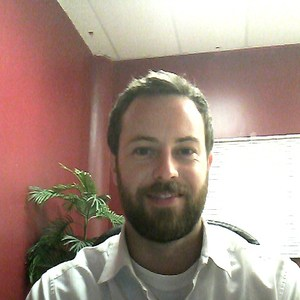
#> input picture image filters]/Mr. B.jpg, 300 x 300 px
$ python main.py
#> lines starting #> are read from the running program, lines starting #| are printed output that depends on the picture
######################################
# Image Filter Project Starter Code  #
#                                    #
#             UTeach CSP             #
#             Brian Ford             #
#                                    #
#              9/20/19               #
#                                    #
######################################


# importing PIL.Image library and os library
from PIL import Image #from PIL import Image
import os
import math

# Deletes old created images if they exist
images = ["combinedFilters.jpg","filter1.jpg","filter2.jpg","filter3.jpg","grey.jpg"]
for i in images:
  if os.path.exists(i):
    os.remove(i)

# Adds two blank lines before any output
print("\n\n")

# Opens image - upload a Local File into repl.it
img = Image.open('Mr. B.jpg')
#> img is the input picture: PIL image 300x300 RGB; mean R, G, B 166.6, 144.8, 134.2

# Rescale image size down, if original is too large
width = img.width
#> width = 300
height = img.height
#> height = 300
mwidth = width // 1000
#> mwidth = 0
mheight = height // 1000
#> mheight = 0
if mwidth > mheight:
  scale = mwidth
else:
  scale = mheight
#> scale = 0
if scale != 0:
  img = img.resize( (width // scale, height // scale) )

########################
#    Example Filter    #
########################
def grey():
  # Creates an ImageCore Object from original image
  pixels = img.getdata()
  # Creates empty array to hold new pixel values
  new_pixels = []
  # For every pixel from our original image, it saves
  # a copy of that pixel to our new_pixels array
  for p in pixels:
    new_pixels.append(p)
#> this loop made 90000 passes
#> p on passes 1 to 3: (186, 122, 110), (184, 122, 111), (183, 120, 113)
#> after the loop, new_pixels = 90000 items
  # Starts at the first pixel in the image
  location = 0
  # Continues until it has looped through all pixels
  while location < len(new_pixels):
    # Gets the current color of the pixel at location
    p = new_pixels[location]
    # Splits color into red, green and blue components
    r = p[0]
    g = p[1]
    b = p[2]
    # Perform pixel manipulation and stores results
    # to a new red, green and blue components
    newr = (r + g + b) // 3
    newg = (r + g + b) // 3
    newb = (r + g + b) // 3
    # Assign new red, green and blue components to pixel
    # at that specific location
    new_pixels[location] = (newr, newg, newb)
    # Changes the location to the next pixel in array
    location = location + 1
#> this loop made 90000 passes
#> (r, g, b, newr, newg, newb) on passes 1 to 3: (186, 122, 110, 139, 139, 139), (184, 122, 111, 139, 139, 139), (183, 120, 113, 138, 138, 138)
#> after the loop, location = 90000
  # Creates a new image, the same size as the original
  # using RGB value format
  newImage = Image.new("RGB", img.size)
#> newImage: PIL image 300x300 RGB; every value is 0
  # Assigns the new pixel values to newImage
  newImage.putdata(new_pixels)
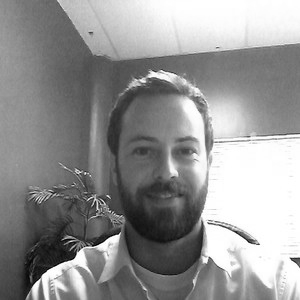
#> newImage: PIL image 300x300 RGB; min 0, max 255, mean 148.2
  # Sends the newImage back to the main portion of program
  return newImage


#####################
#    Your Filter    #
#####################
#multiplies each RGB value of each pixel by itself and the square root of it(ex. r=2, new r = r*sqrt(r))
def filter1():
  import random
  print("Code for filter1")
  # Creates an ImageCore Object from original image
  pixels = img.getdata()
  # Creates empty array to hold new pixel values
  new_pixels = []
  # For every pixel from our original image, it saves
  # a copy of that pixel to our new_pixels array
  for i in range(len(pixels)):
    new_pixels.append(pixels[i])
#> after the loop, new_pixels = 90000 items

  for i in range(len(new_pixels)):
      new_pixels[i]= (int(new_pixels[i][0]*math.sqrt(new_pixels[i][0])),new_pixels[i][0]*int(math.sqrt(new_pixels[i][1])),new_pixels[i][0]*int(math.sqrt(new_pixels[i][2])))

  newImage = Image.new("RGB", img.size)
  newImage.putdata(new_pixels)
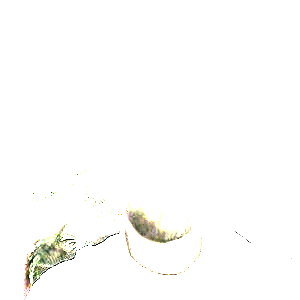
#> newImage: PIL image 300x300 RGB; mean R, G, B 252.8, 252.7, 251.5
  return newImage

#####################################
#    Your Filters with User Input   #
#####################################

def filter2():
  print("Code for filter2")
  pixels = img.getdata()
  # Creates empty array to hold new pixel values
  new_pixels = []
  # For every pixel from our original image, it saves
  # a copy of that pixel to our new_pixels array
  for i in range(len(pixels)):
    new_pixels.append(pixels[-i])
#> after the loop, new_pixels = 90000 items

  newImage = Image.new("RGB", img.size)
  newImage.putdata(new_pixels)
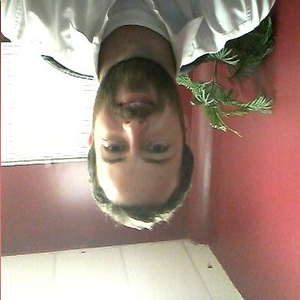
#> newImage: PIL image 300x300 RGB; mean R, G, B 166.6, 144.8, 134.2
  return newImage

def filter3():
  print("Code for filter3")

  pixels = img.getdata()
  # Creates empty array to hold new pixel values
  new_pixels = []
  # For every pixel from our original image, it saves
  # a copy of that pixel to our new_pixels array
  for i in range(len(pixels)):
    new_pixels.append(pixels[i])
#> after the loop, new_pixels = 90000 items

  option = int(input("What option do you want?(1-5):"))
#> the answer given: 1
  for i in range(len(new_pixels)):
    if option ==1:
      new_pixels[i] = (new_pixels[i][2],new_pixels[i][1],new_pixels[i][0])
    elif option ==2:
      new_pixels[i] = (new_pixels[i][2], new_pixels[i][0], new_pixels[i][1])
    elif option ==3:
      new_pixels[i] = (new_pixels[i][1], new_pixels[i][0], new_pixels[i][2])
    elif option ==4:
      new_pixels[i] = (new_pixels[i][1], new_pixels[i][2], new_pixels[i][0])
    elif option ==5:
      new_pixels[i] = (new_pixels[i][0], new_pixels[i][2], new_pixels[i][1])


  newImage = Image.new("RGB", img.size)
  newImage.putdata(new_pixels)
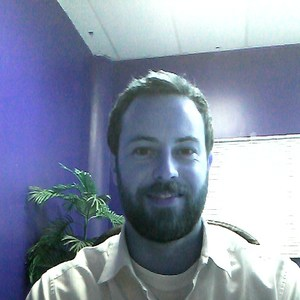
#> newImage: PIL image 300x300 RGB; mean R, G, B 134.2, 144.8, 166.6
  return newImage

# Creates the four filter images and saves them to our files
a = grey()
a.save("grey.jpg")
b = filter1()
b.save("filter1.jpg")
c = filter2()
c.save("filter2.jpg")
d = filter3()
d.save("filter3.jpg")

# Image filter names for use below
f1 = "filter1"
f2 = "filter2"
f3 = "filter3"

# Apply multiple filters through prompts with the user
#> (the run stopped early here; a loop or call above may not have finished)
